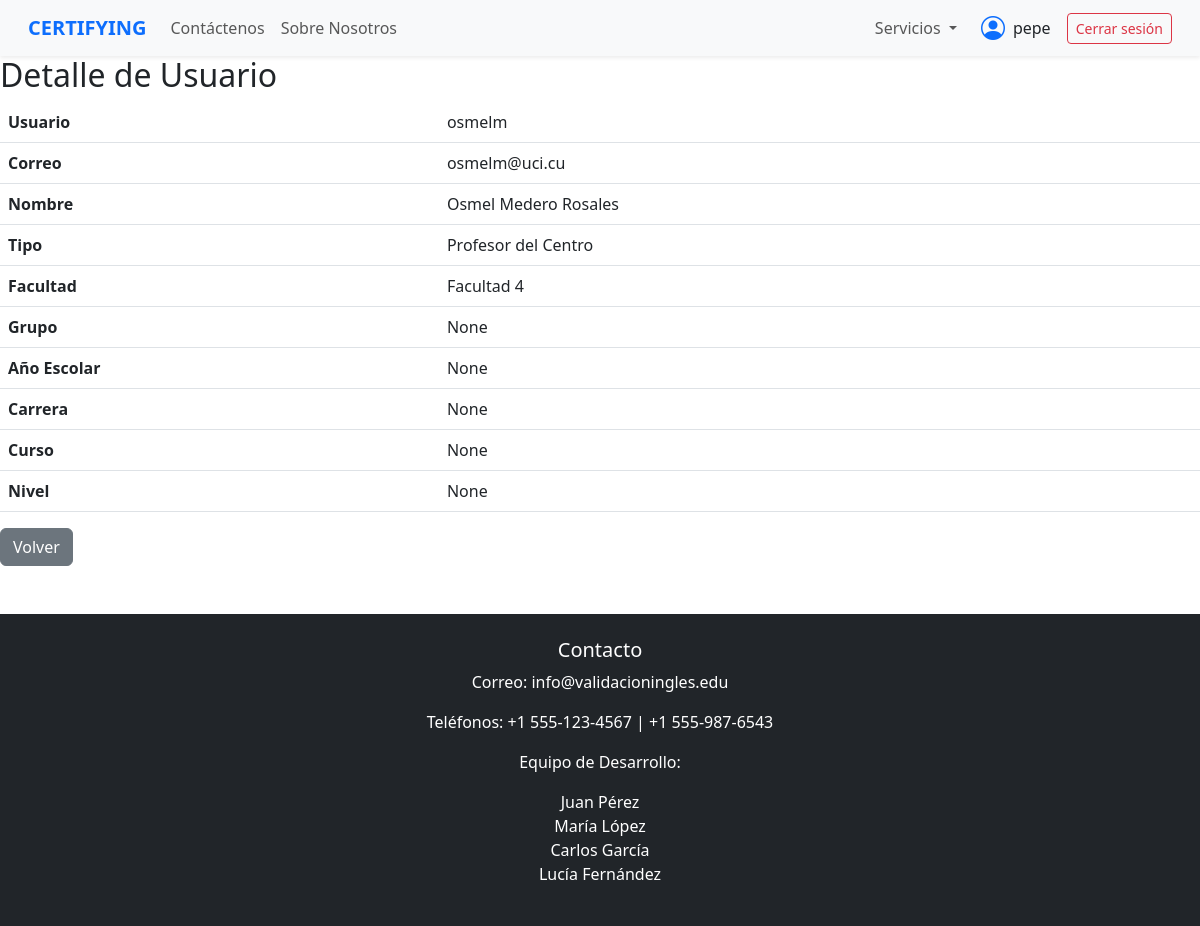
/usuarios/detalle/1/ (signed in), run on the app's committed database.
### gestion/models.py (models this page shows, shortened)
class Usuario(AbstractUser):
    TIPO_USUARIO = [
        ('estudiante', 'Estudiante'),
        ('profesor', 'Profesor del Centro')
    ]
    anios =[
        ('1', 'primero'),
        ('2', 'segundo'),
        ('3', 'tercero'),
        ('4', 'cuarto'),
    ]
    tipo_usuario = models.CharField(max_length=20, choices=TIPO_USUARIO)
    facultad = models.CharField(max_length=20)
    grupo = models.CharField(max_length=20,null=True, blank=True)
    anio_escolar = models.CharField(max_length=30, choices=anios, null=True, blank=True)
    carrera = models.CharField(max_length=100,null=True, blank=True)
    curso = models.CharField(max_length=30, blank=True, null=True)
    nivel = models.CharField(max_length=10,null=True, blank=True)

### gestion/vistas/vista_usuario.py (the view)
# urls.py: path('usuarios/detalle/<int:usuario_id>/', vista_usuario.detalle_usuario, name='detalle_usuario'),
def detalle_usuario(request, usuario_id):
    if not request.user.is_authenticated:
        messages.warning(request, "Debes iniciar sesión para acceder a esta página.")
        return redirect('login')
    usuario = get_object_or_404(Usuario, id=usuario_id)
    return render(request, 'usuarios/detalle_usuario.html', {'usuario': usuario})

### templates/usuarios/detalle_usuario.html
{% extends 'base.html' %}
{% block content %}
<h2>Detalle de Usuario</h2>
<table class="table">
    <tr><th>Usuario</th><td>{{ usuario.username }}</td></tr>
    <tr><th>Correo</th><td>{{ usuario.email }}</td></tr>
    <tr><th>Nombre</th><td>{{ usuario.first_name }} {{ usuario.last_name }}</td></tr>
    <tr><th>Tipo</th><td>{{ usuario.get_tipo_usuario_display }}</td></tr>
    <tr><th>Facultad</th><td>{{ usuario.facultad }}</td></tr>
    <tr><th>Grupo</th><td>{{ usuario.grupo }}</td></tr>
    <tr><th>Año Escolar</th><td>{{ usuario.get_anio_escolar_display }}</td></tr>
    <tr><th>Carrera</th><td>{{ usuario.carrera }}</td></tr>
    <tr><th>Curso</th><td>{{ usuario.curso }}</td></tr>
    <tr><th>Nivel</th><td>{{ usuario.nivel }}</td></tr>
</table>
<a href="{% url 'lista_usuarios' %}" class="btn btn-secondary">Volver</a>
{% endblock %}

### templates/base.html (shortened to what this page needs)
{% load static %}
<!DOCTYPE html>
<html lang="es">
<head>
    <link rel="stylesheet" href="{% static 'css/bootstrap.min.css' %}">
    <link rel="stylesheet" href="{% static 'css/bootstrap-icons.css' %}">
    <link rel="stylesheet" href="{% static 'css/base.css' %}">
</head>
<body style="margin: 0; padding: 0;">
<nav class="navbar navbar-expand-lg navbar-light bg-light shadow-sm px-3">
  <div class="container-fluid">
    <a class="navbar-brand fw-bold text-primary" href="{% url 'pagina_principal' %}">CERTIFYING</a>
    <div class="collapse navbar-collapse" id="navbarMain">
      <ul class="navbar-nav me-auto mb-2 mb-lg-0">
        <li class="nav-item">
          <a class="nav-link" href="#">Contáctenos</a>
        </li>
        <li class="nav-item">
          <a class="nav-link" href="#">Sobre Nosotros</a>
        </li>
      </ul>
      <ul class="navbar-nav mb-2 mb-lg-0 d-flex align-items-lg-center">
        <li class="nav-item dropdown me-lg-3">
          <a class="nav-link dropdown-toggle" href="#" id="serviciosDropdown" role="button" data-bs-toggle="dropdown" aria-expanded="false">
            Servicios
          </a>
        </li>
        <li class="nav-item d-flex align-items-center me-lg-3">
          <i class="bi bi-person-circle fs-4 text-primary me-2"></i>
          <span class="text-nowrap">{{ request.user.username }}</span>
        </li>
        {% if request.user.is_authenticated %}
        <li class="nav-item">
            <form action="{% url 'logout' %}" method="post"     style="display: inline;">
                <button type="submit" class="btn btn-outline-danger btn-sm">Cerrar sesión</button>
            </form>
        </li>
        {% else %}
        <li class="nav-item">
            <a href="{% url 'login' %}" class="btn btn-outline-primary  btn-sm">Iniciar sesión</a>
        </li>
        {% endif %}
      </ul>
    </div>
  </div>
</nav>
    <main id="main" style="margin: 0; padding: 0; width: 100%">
        {% block content %}
        {% endblock %}
    </main>
    <footer class="text-center mt-5 bg-dark text-white py-4">
        <h5>Contacto</h5>
        <p>Correo: info@validacioningles.edu</p>
        <p>Teléfonos: +1 555-123-4567 | +1 555-987-6543</p>
        <p>Equipo de Desarrollo:</p>
        <ul class="list-unstyled">
            <li>Juan Pérez</li>
            <li>María López</li>
            <li>Carlos García</li>
            <li>Lucía Fernández</li>
        </ul>
    </footer>
</body>
</html>

### static/css/base.css (style rules this page uses)
* { margin: 0; padding: 0; box-sizing: border-box; }
#main { width:100%; }

### data on the page
Usuario: user.username "pepe"
Usuario: username "osmelm", email "osmelm@uci.cu", first_name "Osmel", last_name "Medero Rosales", tipo_usuario "Profesor del Centro", facultad "Facultad 4", grupo "None", anio_escolar "None", carrera "None", curso "None", nivel "None"
